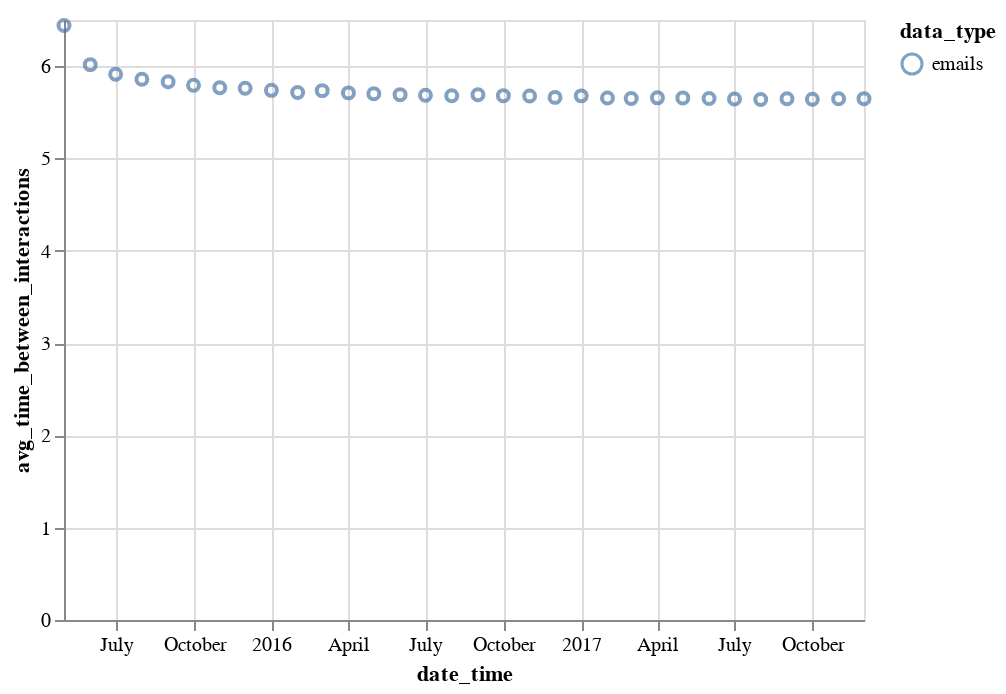

The notebook cell saved with this chart:
### Code cell
email_data = my_data[my_data['data_type'] == 'emails']
alt.Chart(email_data).mark_point().encode(
    x ='date_time:T',
    y='avg_time_between_interactions',
    color='data_type'
)

### Figure 1 — Vega-Lite specification as saved in the notebook (floating-point values rounded to 4 significant figures)
{"$schema": "https://vega.github.io/schema/vega-lite/v2.4.3.json", "config": {"view": {"height": 300, "width": 400}}, "data": {"values": [{"Unnamed: 0": 40, "avg_time_between_interactions": 6.441, "change_in_unique_dest": 29, "change_in_unique_source": 41, "data_amount": 278795, "data_type": "emails", "date_time": "2015-05-01", "month_yr": "05/2015", "num_unique_dest": 10491, "num_unique_source": 10769}, {"Unnamed: 0": 43, "avg_time_between_interactions": 6.016, "change_in_unique_dest": 829, "change_in_unique_source": 1032, "data_amount": 430825, "data_type": "emails", "date_time": "2015-06-01", "month_yr": "06/2015", "num_unique_dest": 25921, "num_unique_source": 26752}, {"Unnamed: 0": 46, "avg_time_between_interactions": 5.912, "change_in_unique_dest": 3489, "change_in_unique_source": 3912, "data_amount": 453015, "data_type": "emails", "date_time": "2015-07-01", "month_yr": "07/2015", "num_unique_dest": 41931, "num_unique_source": 43007}, {"Unnamed: 0": 49, "avg_time_between_interactions": 5.857, "change_in_unique_dest": 7143, "change_in_unique_source": 7635, "data_amount": 457283, "data_type": "emails", "date_time": "2015-08-01", "month_yr": "08/2015", "num_unique_dest": 57192, "num_unique_source": 58804}, {"Unnamed: 0": 52, "avg_time_between_interactions": 5.831, "change_in_unique_dest": 11466, "change_in_unique_source": 12367, "data_amount": 444527, "data_type": "emails", "date_time": "2015-09-01", "month_yr": "09/2015", "num_unique_dest": 70835, "num_unique_source": 72668}, {"Unnamed: 0": 55, "avg_time_between_interactions": 5.794, "change_in_unique_dest": 17348, "change_in_unique_source": 18782, "data_amount": 462288, "data_type": "emails", "date_time": "2015-10-01", "month_yr": "10/2015", "num_unique_dest": 84210, "num_unique_source": 86342}, {"Unnamed: 0": 58, "avg_time_between_interactions": 5.766, "change_in_unique_dest": 21996, "change_in_unique_source": 23244, "data_amount": 449538, "data_type": "emails", "date_time": "2015-11-01", "month_yr": "11/2015", "num_unique_dest": 95362, "num_unique_source": 97302}, {"Unnamed: 0": 61, "avg_time_between_interactions": 5.76, "change_in_unique_dest": 28598, "change_in_unique_source": 30271, "data_amount": 465009, "data_type": "emails", "date_time": "2015-12-01", "month_yr": "12/2015", "num_unique_dest": 106987, "num_unique_source": 108924}, {"Unnamed: 0": 32, "avg_time_between_interactions": 5.738, "change_in_unique_dest": 116852, "change_in_unique_source": 119169, "data_amount": 466783, "data_type": "emails", "date_time": "2016-01-01", "month_yr": "01/2016", "num_unique_dest": 116852, "num_unique_source": 119169}, {"Unnamed: 0": 34, "avg_time_between_interactions": 5.715, "change_in_unique_dest": 32550, "change_in_unique_source": 34192, "data_amount": 438439, "data_type": "emails", "date_time": "2016-02-01", "month_yr": "02/2016", "num_unique_dest": 122770, "num_unique_source": 124365}, {"Unnamed: 0": 36, "avg_time_between_interactions": 5.735, "change_in_unique_dest": 42265, "change_in_unique_source": 44604, "data_amount": 467041, "data_type": "emails", "date_time": "2016-03-01", "month_yr": "03/2016", "num_unique_dest": 133634, "num_unique_source": 135775}, {"Unnamed: 0": 38, "avg_time_between_interactions": 5.711, "change_in_unique_dest": 42307, "change_in_unique_source": 44621, "data_amount": 453899, "data_type": "emails", "date_time": "2016-04-01", "month_yr": "04/2016", "num_unique_dest": 139583, "num_unique_source": 141517}, {"Unnamed: 0": 41, "avg_time_between_interactions": 5.701, "change_in_unique_dest": 138020, "change_in_unique_source": 139785, "data_amount": 469781, "data_type": "emails", "date_time": "2016-05-01", "month_yr": "05/2016", "num_unique_dest": 148494, "num_unique_source": 150543}, {"Unnamed: 0": 44, "avg_time_between_interactions": 5.691, "change_in_unique_dest": 127475, "change_in_unique_source": 128775, "data_amount": 455437, "data_type": "emails", "date_time": "2016-06-01", "month_yr": "06/2016", "num_unique_dest": 152837, "num_unique_source": 154889}, {"Unnamed: 0": 47, "avg_time_between_interactions": 5.685, "change_in_unique_dest": 121111, "change_in_unique_source": 122291, "data_amount": 471138, "data_type": "emails", "date_time": "2016-07-01", "month_yr": "07/2016", "num_unique_dest": 160920, "num_unique_source": 162821}, {"Unnamed: 0": 50, "avg_time_between_interactions": 5.68, "change_in_unique_dest": 115159, "change_in_unique_source": 115878, "data_amount": 471527, "data_type": "emails", "date_time": "2016-08-01", "month_yr": "08/2016", "num_unique_dest": 167074, "num_unique_source": 168868}, {"Unnamed: 0": 53, "avg_time_between_interactions": 5.69, "change_in_unique_dest": 108048, "change_in_unique_source": 108529, "data_amount": 455505, "data_type": "emails", "date_time": "2016-09-01", "month_yr": "09/2016", "num_unique_dest": 169205, "num_unique_source": 170864}, {"Unnamed: 0": 56, "avg_time_between_interactions": 5.68, "change_in_unique_dest": 106942, "change_in_unique_source": 107577, "data_amount": 471521, "data_type": "emails", "date_time": "2016-10-01", "month_yr": "10/2016", "num_unique_dest": 177668, "num_unique_source": 179016}, {"Unnamed: 0": 59, "avg_time_between_interactions": 5.676, "change_in_unique_dest": 102676, "change_in_unique_source": 103565, "data_amount": 456627, "data_type": "emails", "date_time": "2016-11-01", "month_yr": "11/2016", "num_unique_dest": 179106, "num_unique_source": 180484}, {"Unnamed: 0": 62, "avg_time_between_interactions": 5.662, "change_in_unique_dest": 103344, "change_in_unique_source": 104542, "data_amount": 473082, "data_type": "emails", "date_time": "2016-12-01", "month_yr": "12/2016", "num_unique_dest": 186850, "num_unique_source": 188491}, {"Unnamed: 0": 33, "avg_time_between_interactions": 5.678, "change_in_unique_dest": 102283, "change_in_unique_source": 103771, "data_amount": 471712, "data_type": "emails", "date_time": "2017-01-01", "month_yr": "01/2017", "num_unique_dest": 190218, "num_unique_source": 192125}, {"Unnamed: 0": 35, "avg_time_between_interactions": 5.655, "change_in_unique_dest": 97188, "change_in_unique_source": 98690, "data_amount": 427797, "data_type": "emails", "date_time": "2017-02-01", "month_yr": "02/2017", "num_unique_dest": 183521, "num_unique_source": 184835}, {"Unnamed: 0": 37, "avg_time_between_interactions": 5.65, "change_in_unique_dest": 103444, "change_in_unique_source": 105250, "data_amount": 474075, "data_type": "emails", "date_time": "2017-03-01", "month_yr": "03/2017", "num_unique_dest": 198498, "num_unique_source": 200209}, {"Unnamed: 0": 39, "avg_time_between_interactions": 5.657, "change_in_unique_dest": 103402, "change_in_unique_source": 105011, "data_amount": 458219, "data_type": "emails", "date_time": "2017-04-01", "month_yr": "04/2017", "num_unique_dest": 198541, "num_unique_source": 199728}, {"Unnamed: 0": 42, "avg_time_between_interactions": 5.656, "change_in_unique_dest": 105679, "change_in_unique_source": 107647, "data_amount": 473553, "data_type": "emails", "date_time": "2017-05-01", "month_yr": "05/2017", "num_unique_dest": 205484, "num_unique_source": 207383}, {"Unnamed: 0": 45, "avg_time_between_interactions": 5.649, "change_in_unique_dest": 106045, "change_in_unique_source": 107498, "data_amount": 458859, "data_type": "emails", "date_time": "2017-06-01", "month_yr": "06/2017", "num_unique_dest": 205164, "num_unique_source": 206184}, {"Unnamed: 0": 48, "avg_time_between_interactions": 5.644, "change_in_unique_dest": 109036, "change_in_unique_source": 110929, "data_amount": 474550, "data_type": "emails", "date_time": "2017-07-01", "month_yr": "07/2017", "num_unique_dest": 212115, "num_unique_source": 213831}, {"Unnamed: 0": 51, "avg_time_between_interactions": 5.639, "change_in_unique_dest": 110948, "change_in_unique_source": 113431, "data_amount": 474960, "data_type": "emails", "date_time": "2017-08-01", "month_yr": "08/2017", "num_unique_dest": 215639, "num_unique_source": 217342}, {"Unnamed: 0": 54, "avg_time_between_interactions": 5.648, "change_in_unique_dest": 111467, "change_in_unique_source": 113162, "data_amount": 458953, "data_type": "emails", "date_time": "2017-09-01", "month_yr": "09/2017", "num_unique_dest": 213720, "num_unique_source": 214632}, {"Unnamed: 0": 57, "avg_time_between_interactions": 5.642, "change_in_unique_dest": 114335, "change_in_unique_source": 116443, "data_amount": 474712, "data_type": "emails", "date_time": "2017-10-01", "month_yr": "10/2017", "num_unique_dest": 221053, "num_unique_source": 222178}, {"Unnamed: 0": 60, "avg_time_between_interactions": 5.646, "change_in_unique_dest": 114779, "change_in_unique_source": 117308, "data_amount": 459078, "data_type": "emails", "date_time": "2017-11-01", "month_yr": "11/2017", "num_unique_dest": 218790, "num_unique_source": 220303}, {"Unnamed: 0": 63, "avg_time_between_interactions": 5.648, "change_in_unique_dest": 113563, "change_in_unique_source": 116299, "data_amount": 451557, "data_type": "emails", "date_time": "2017-12-01", "month_yr": "12/2017", "num_unique_dest": 218821, "num_unique_source": 220266}]}, "encoding": {"color": {"field": "data_type", "type": "nominal"}, "x": {"field": "date_time", "type": "temporal"}, "y": {"field": "avg_time_between_interactions", "type": "quantitative"}}, "mark": "point"}
